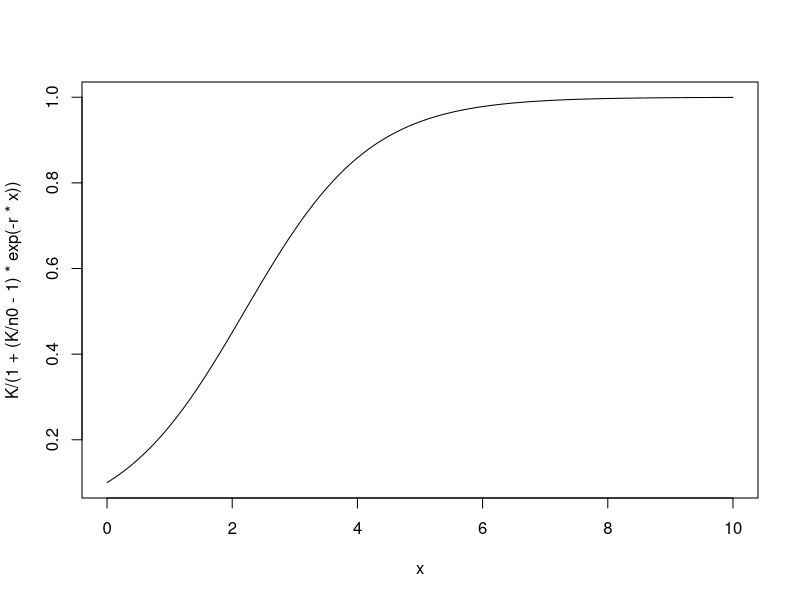
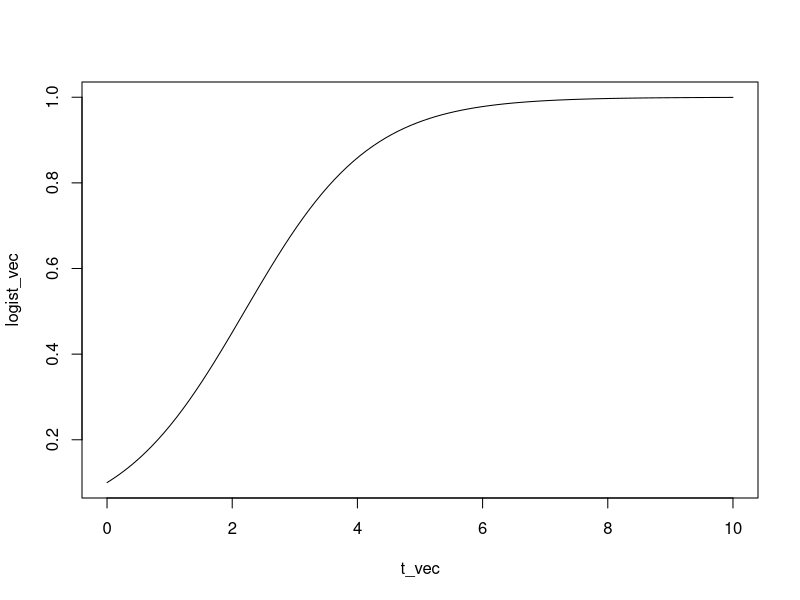
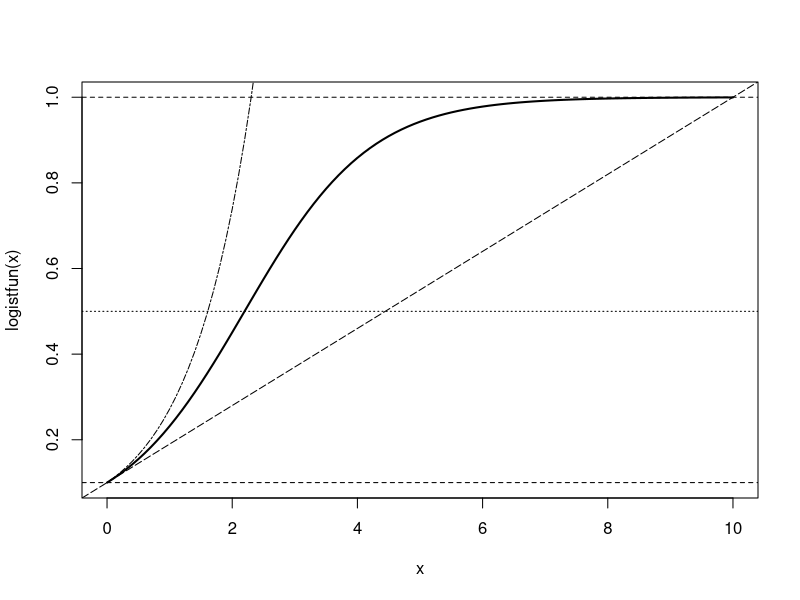

The R script that drew these images, in order:
## ---- chunk 1
knitr::opts_chunk$set(echo = TRUE)
## ---- chunk 2
r = 1
K = 1
n0 = 0.1  # what happens if you set n0 to 0???
curve(K/(1+(K/n0-1)*exp(-r*x)),from=0,to=10)
## ---- chunk 3
t_vec = seq(0,10,length=100)
logist_vec = K/(1+(K/n0-1)*exp(-r*t_vec))    
plot(t_vec,logist_vec,type="l")
## ---- chunk 4
logistfun = function(t,r=1,n0=0.1,K=1) {
  K/(1+(K/n0-1)*exp(-r*t))
}
logist_vec = sapply(t_vec,logistfun)

## ---- chunk 5
r=17
logistfun(1,r=2)
r=0
logistfun(1,r=2)
## ---- chunk 6
curve(logistfun(x),from=0,to=10,lwd=2)
abline(h=n0,lty=2)
abline(h=K,lty=2)
abline(h=K/2,lty=3)
abline(v=-log(n0/(K-n0))/r,lty=4)
r=1
abline(a=n0,b=r*n0*(1-n0/K),lty=5)
curve(n0*exp(r*x),from=0,lty=6,add=TRUE)
